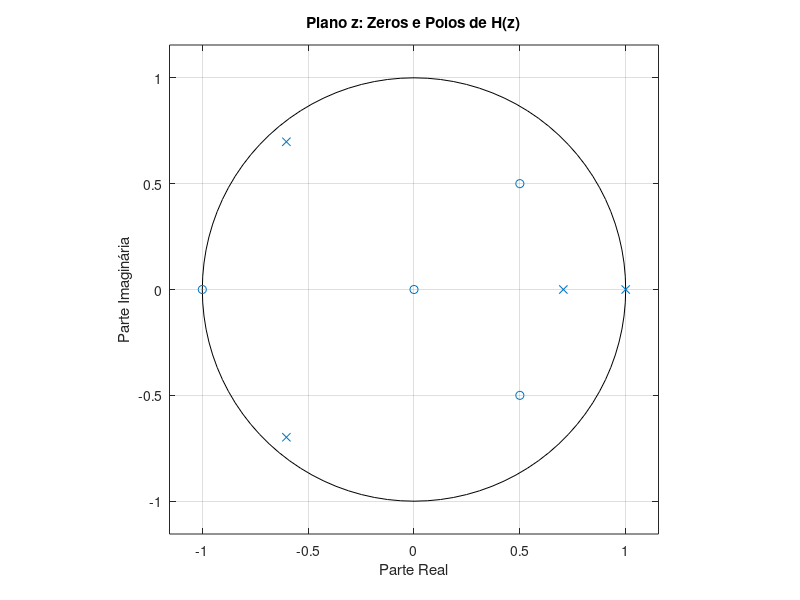

Recreate this plot in MATLAB.
% Coeficientes do numerador (z^3 - 0.5z + 0.5)
num = [1 0 -0.5 0.5];

% Coeficientes do denominador (z^4 - 0.5z^3 - 0.5z^2 - 0.6z + 0.6)
den = [1 -0.5 -0.5 -0.6 0.6];

% Plotar zeros e polos no plano z
zplane(num, den)

% Adicionar rótulos
title('Plano z: Zeros e Polos de H(z)')
xlabel('Parte Real')
ylabel('Parte Imaginária')
grid on